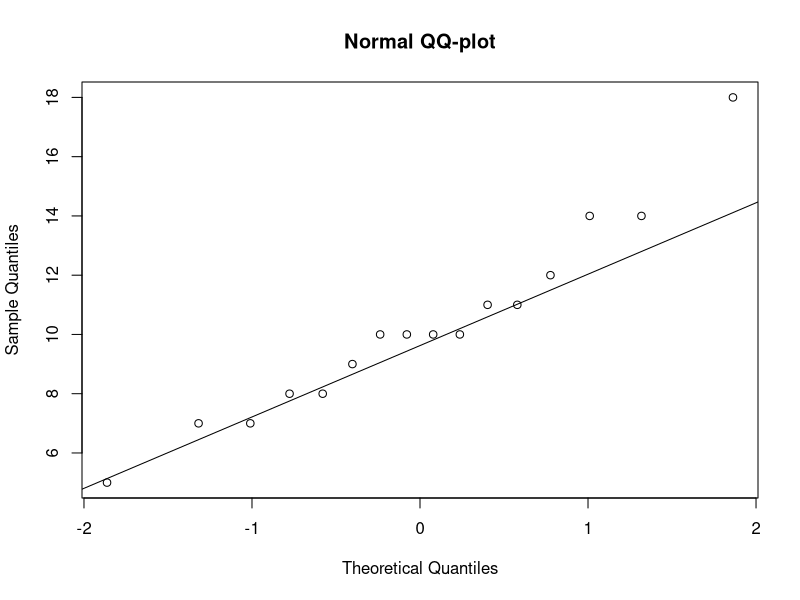
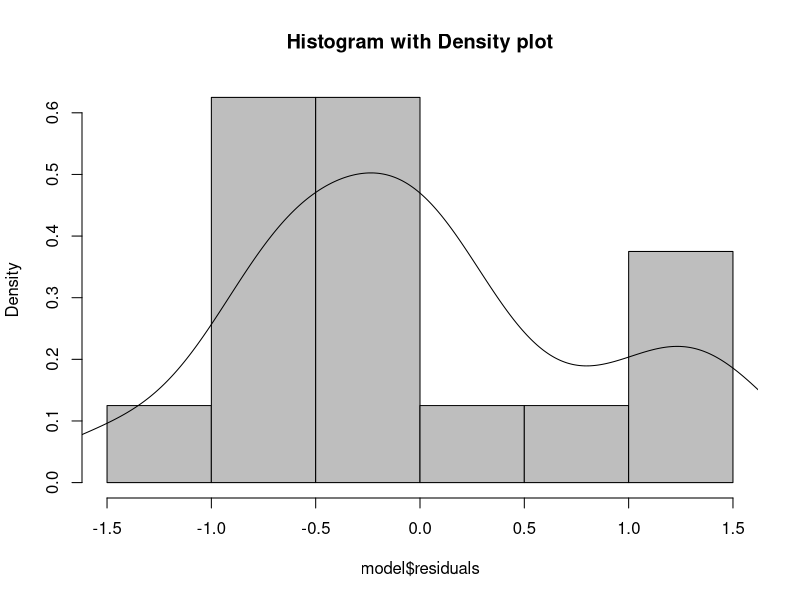
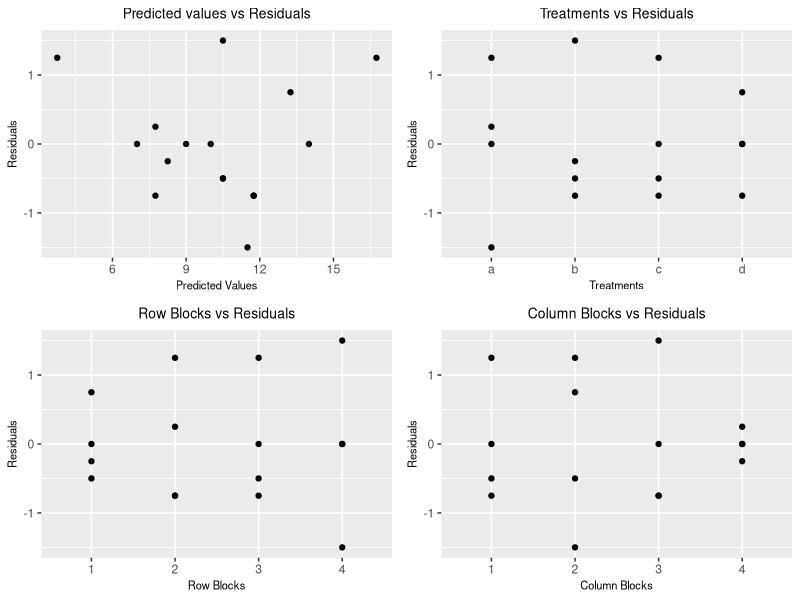

Write R code to recreate these figures, in order.
library("dplyr")
library("ggplot2")
library("grid")
library("gridExtra")


# Q1
## ANOVA
## dataset
df <- data.frame(
        order = c(rep(1, 4), rep(2, 4), rep(3, 4), rep(4, 4)),
        operator = rep(c(1, 2, 3, 4), times = 4),
        trt = c("c", "d", "a", "b", "b", "c", "d", "a", "a", "b", "c", "d", "d", "a", "b", "c"),
        time = c(10, 14, 7, 8, 7, 18, 11, 8, 5, 10, 11, 9, 10, 10, 12, 14)
        )
head(df)

# factorize the variables
df$order <- as.factor(df$order)
df$operator <- as.factor(df$operator)
df$trt <- as.factor(df$trt)
attach(df)
typeof(order); typeof(operator); typeof(trt)
class(order); class(operator); class(trt)


# ANOVA
model <- aov(time ~ operator + order + trt, data = df)
summary(model)


# break down the ANOVA
## grand mean
mean(time)

## mean diff by each order categories (-> SSrow)
df %>%
    group_by(order) %>%
        summarise_at(vars(time), list(row_mean = mean)) %>%
            as.data.frame() %>%
                # mean(row_mean) = grand_mean
                mutate(diff_sqr_row = (row_mean - mean(row_mean))^2) %>%
                mutate(SSrow = sum(diff_sqr_row)) -> df_order

## mean diff by each order categories (-> SStrt)
df %>%
    group_by(trt) %>%
        summarise_at(vars(time), list(trt_mean = mean)) %>%
            as.data.frame() %>%
                # mean(trt_mean) = grand_mean
                mutate(diff_sqr_trt = (trt_mean - mean(trt_mean))^2) %>%
                mutate(SStrt = sum(diff_sqr_trt)) -> df_trt

## mean diff by each operator categories (-> SScolumn)
df %>% 
    group_by(operator) %>%
        summarise_at(vars(time), list(col_mean = mean)) %>%
            as.data.frame() %>%
                # mean(col_mean) = grand_mean
                mutate(diff_sqr_col = (col_mean - mean(col_mean))^2) %>%
                mutate(SScol = sum(diff_sqr_col)) -> df_operator

## diff by each cell -> SSE
## merge by {order|operator|trt}
tmp1 <- merge(df, df_order, by = "order")
tmp2 <- merge(tmp1, df_operator, by = "operator")
tmp3 <- merge(tmp2, df_trt, by = "trt")

tmp3 %>%
    mutate(
        SST = sum((time - mean(time))^2),
        SSE = SST - (nlevels(df$order) * SSrow) - (nlevels(df$trt) * SStrt) - (nlevels(df$operator) * SScol)
        )


# Assumption check
## check normality assumption
qqnorm(df$time, pch = 1, main = "Normal QQ-plot")
qqline(df$time)

## Shapiro-Wilk normality test
shapiro.test(model$residuals)

## residual plot
### model prediction
### histogram and density plot

hist(model$residuals, col = "gray", prob = TRUE, 
    main = "Histogram with Density plot")
lines(density(model$residuals))

g_1 <- ggplot(df, aes(x = predict(model), y = model$residuals)) +
    geom_point() +
    geom_abline(intercept = 0, slope = 1) +
    labs(x = "Predicted Values", y = "Residuals",
        title = "Predicted values vs Residuals") +
    theme(plot.title = element_text(hjust = 0.5, size = 10),
        axis.title = element_text(size = 8)
        )

g_2 <- ggplot(df, aes(x = trt, y = model$residuals)) +
    geom_point() +
    labs(x = "Treatments", y = "Residuals",
        title = "Treatments vs Residuals") +
    theme(plot.title = element_text(hjust = 0.5, size = 10),
       axis.title = element_text(size = 8)
        )

g_3 <- ggplot(df, aes(x = order, y = model$residuals)) +
    geom_point() +
    labs(x = "Row Blocks", y = "Residuals",
        title = "Row Blocks vs Residuals") +
    theme(plot.title = element_text(hjust = 0.5, size = 10),
       axis.title = element_text(size = 8)
        )

g_4 <- ggplot(df, aes(x = operator, y = model$residuals)) +
    geom_point() +
    labs(x = "Column Blocks", y = "Residuals",
        title = "Column Blocks vs Residuals") +
    theme(plot.title = element_text(hjust = 0.5, size = 10),
       axis.title = element_text(size = 8)
        )

## multiple graph on 1 page
grid.arrange(g_1, g_2, g_3, g_4, ncol = 2, nrow = 2)


# Q2
df2 <- data.frame(
        order = c(rep(1, 4), rep(2, 4), rep(3, 4), rep(4, 4)),
        operator = rep(c(1, 2, 3, 4), times = 4),
        trt = c("c", "b", "d", "a", "b", "c", "a", "d", "a", "d", "b", "c", "d", "a", "c", "b"),
        workplace = c("beta", "gamma", "delta", "alpha", "alpha", "delta", "gamma", "beta", "delta", "alpha", "beta", "gamma", "gamma", "beta", "alpha", "delta"),
        time = c(11, 10, 14, 8, 8, 12, 10, 12, 9, 11, 7, 15, 9, 8, 18, 6)
        )
head(df2)

# factorize the variables
df2$order <- as.factor(df2$order)
df2$operator <- as.factor(df2$operator)
df2$trt <- as.factor(df2$trt)
df2$workplace <- as.factor(df2$workplace)
attach(df2)
typeof(order); typeof(operator); typeof(trt); typeof(workplace)
class(order); class(operator); class(trt); class(workplace)


# ANOVA
model2 <- aov(time ~ operator + order + workplace + trt, data = df2)
summary(model2)
